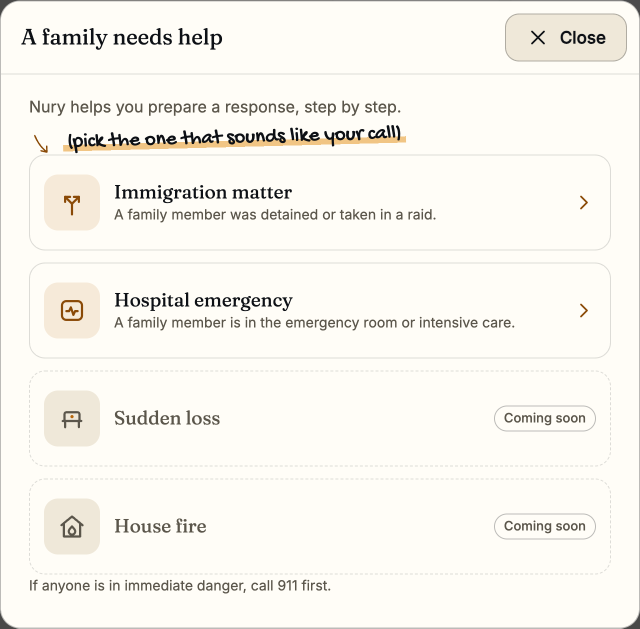
#> input picture presentation/screens/03-chooser-1280.png, 1280 x 1257 px (shown at 1/2 size)
$ python make_deck_crops.py
#> lines starting #> are read from the running program, lines starting #| are printed output that depends on the picture; after the words box and inside, x2 and y2 are one past the last pixel; in counts of white or black regions, pixels touching at a corner belong together
#!/usr/bin/env python3
"""Cuts the deck's crops from the screenshots in presentation/screens (run after capture_screens.py).
chooser = the whole popup; gate = the stage-1 gate (captured at 420 px) cut to its title bar, the first lines of the draft, the feedback chips and the
Approve / Edit / Stop row (the middle of the draft is left out, shown as three dots); case-sequence = the five-stage sequence card."""
from pathlib import Path
from PIL import Image, ImageDraw
S = Path(__file__).resolve().parent
O = S.parent / "images" / "screens"
O.mkdir(exist_ok=True)
Image.open(S / "03-chooser-1280.png").convert("RGB").save(O / "chooser.png", optimize=True)
import numpy as np
im = Image.open(S / "05-gate-narrow-420.png").convert("RGB")     # the gate at 420 px wide: large text in a 500 px frame
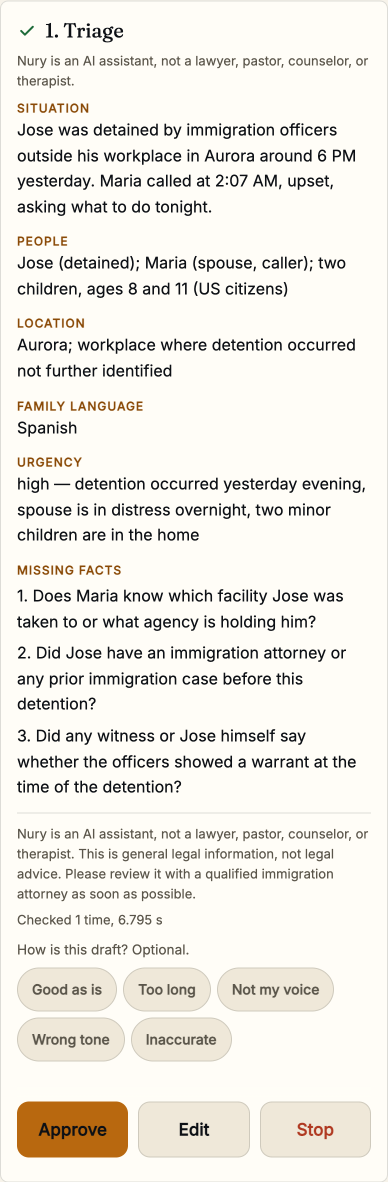
#> input picture presentation/screens/05-gate-narrow-420.png, 776 x 2364 px (shown at 1/2 size)
#> im is the input picture: PIL image 776x2364 RGB; mean R, G, B 238.9, 235.4, 228
W, H = im.size
#> W = 776; H = 2364
BG = (255, 253, 248)
def stack(parts, gaps):
    """Pieces of the card one under the other, with a gap between them; the first gap carries three dots."""
    h = sum(p.height for p in parts) + sum(gaps)
    img = Image.new("RGB", (W, h), BG); y = 0; marks = []
    for i, p in enumerate(parts):
        img.paste(p, (0, y)); y += p.height
        if i < len(gaps):
            marks.append(y + gaps[i] // 2); y += gaps[i]
    return img, marks
a = np.array(im)
chip = (abs(a[:, :, 0].astype(int) - 238) < 4) & (abs(a[:, :, 1].astype(int) - 230) < 5) & (abs(a[:, :, 2].astype(int) - 214) < 7)
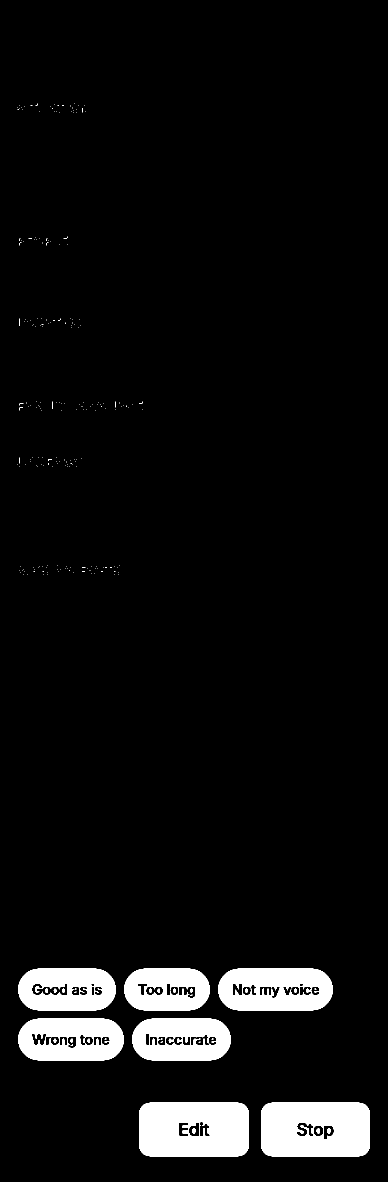
#> chip: shape (2364, 776) bool (shown at 1/2 size); 6.1% white; 244 white regions (221 under 20 px), largest, box (x1, y1, x2, y2) and area: (278, 2205, 498, 2313) 22112, (522, 2205, 740, 2313) 21737, (436, 1937, 666, 2021) 15501
cnt = chip.sum(axis=1)
#> cnt = 2364 values, max 586 at index 1966, min 0 at index 0, mean 47.39
runs, cur = [], None
for y in range(1700, H):
    on = cnt[y] > 40
    if on and cur is None: cur = y
    if not on and cur is not None: runs.append((cur, y)); cur = None
#> this loop made 664 passes
#> on on passes 1 to 12: False, False, False, False, False, False, False, False, False, False, False, False
#> after the loop, runs = [(1937, 2021), (2037, 2121), (2205, 2313)]
if cur: runs.append((cur, H))
chips_top, chips_bot = runs[0][0], runs[1][1]                    # the two rows of reason chips
#> chips_top = 1937; chips_bot = 2121
btn_top, btn_bot = runs[2][0], runs[2][1]                        # Approve / Edit / Stop
#> btn_top = 2205; btn_bot = 2313
parts = [im.crop((0, 0, W, 104)),                                  # the title bar
         im.crop((0, 200, W, 342)),                                # SITUATION and the first two lines of the draft
         im.crop((0, chips_top - 14, W, chips_bot + 8)),           # the reason chips
         im.crop((0, btn_top - 10, W, btn_bot + 16))]              # Approve / Edit / Stop
out, marks = stack(parts, [0, 40, 20])
#> in stack, `h = sum(p.height for p in parts) + sum(gaps)`: h = 646
#> in stack, `img = Image.new('RGB', (W, h), BG)`:
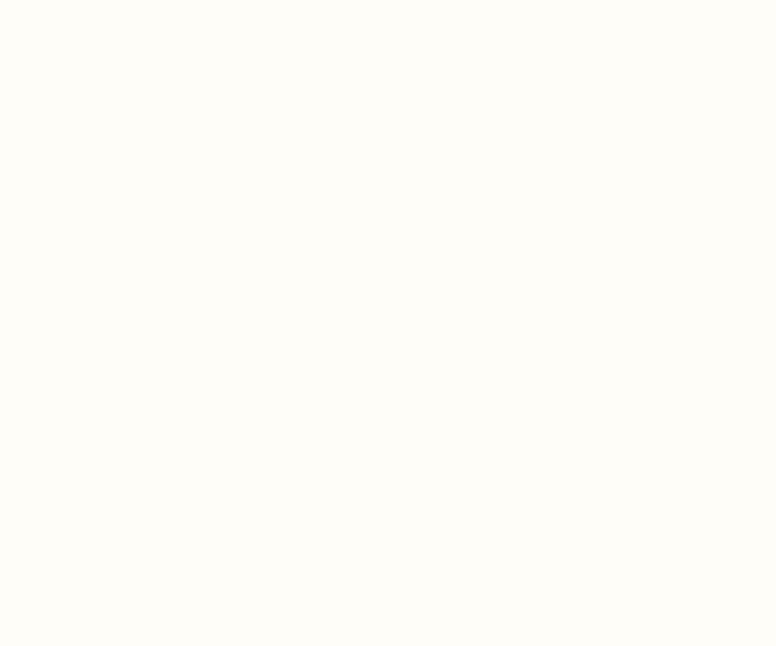
#> img: PIL image 776x646 RGB; mean R, G, B 255, 253, 248
#> the loop in stack, `for i, p in enumerate(parts):` made 4 passes
#> y on passes 1 to 4: 104, 286, 512, 646
#> after the loop in stack, `for i, p in enumerate(parts):`:
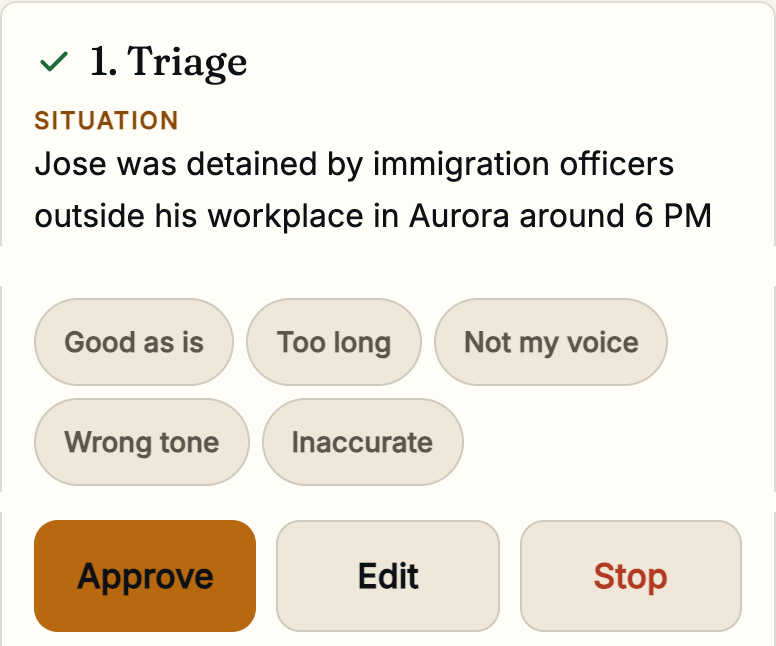
#> img: PIL image 776x646 RGB; mean R, G, B 238.1, 231.1, 219.3
#> after the loop in stack, `for i, p in enumerate(parts):`: marks = [104, 266, 502]; y = 646
#> marks = [104, 266, 502]
d = ImageDraw.Draw(out)
for k in (-1, 0, 1):
    d.ellipse((W // 2 + k * 28 - 6, marks[1] - 6, W // 2 + k * 28 + 6, marks[1] + 6), fill=(184, 104, 15))
out.save(O / "gate.png", optimize=True)
Image.open(S / "07-case-sequence-960.png").convert("RGB").save(O / "case-sequence.png", optimize=True)
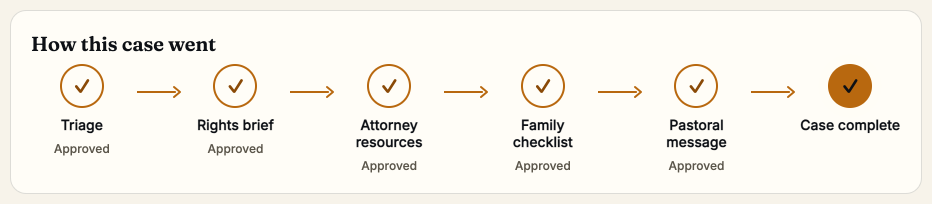
#> input picture presentation/screens/07-case-sequence-960.png, 1864 x 408 px (shown at 1/2 size)
